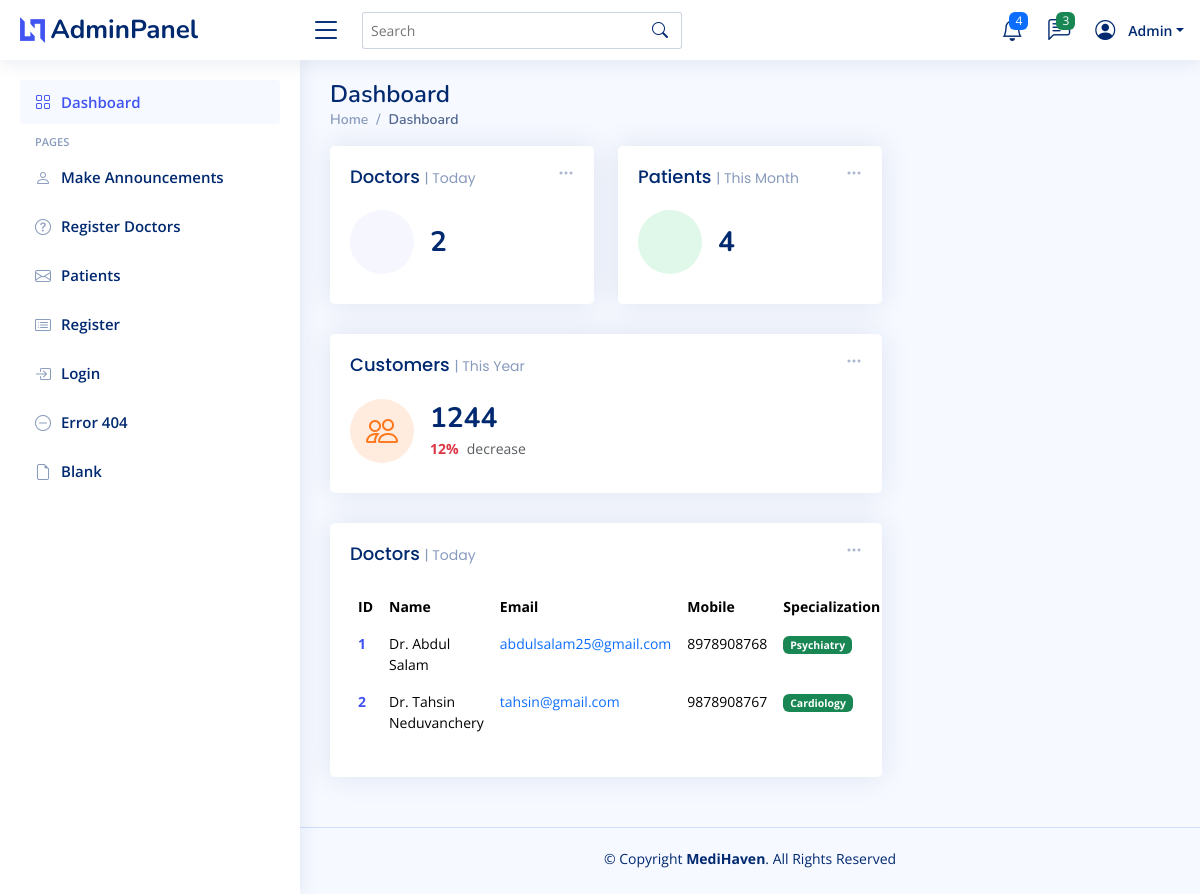
/adminuser/adminuser/, run on the app's committed database.
### adminapp/models.py (models this page shows, shortened)
class Doctor(models.Model):
    name = models.CharField(max_length=100)
    email = models.EmailField(unique=True)
    phone_number = models.CharField(max_length=15)
    specialization = models.CharField(max_length=100)
    profile_image = models.ImageField(upload_to='doctor_images/', null=True, blank=True)
    password = models.CharField(max_length=128)  # Use 128 for compatibility with hashed passwords

### adminapp/views.py (the view)
# urls.py: path('adminuser/',views.adminuser,name='adminuser'),
def adminuser(request):
    doctors = Doctor.objects.all()
    patients = Patientregister.objects.all()
    patient_count = patients.count()
    doctor_count = doctors.count()
    context = {
        'doctors': doctors,
        'doctor_count': doctor_count,
        'patients': patients,
        'patient_count': patient_count,
    }
    return render(request,'admin/index.html',context)

### templates/admin/index.html (shortened to what this page needs)
<!DOCTYPE html>
{% load static %}
<html lang="en">
<head>
    <link href="{% static 'template2/assets/vendor/bootstrap/css/bootstrap.min.css' %}" rel="stylesheet">
    <link href="{% static 'template2/assets/vendor/bootstrap-icons/bootstrap-icons.css' %}" rel="stylesheet">
    <link href="{% static 'template2/assets/vendor/boxicons/css/boxicons.min.css' %}" rel="stylesheet">
    <link href="{% static 'template2/assets/vendor/quill/quill.snow.css' %}" rel="stylesheet">
    <link href="{% static 'template2/assets/vendor/quill/quill.bubble.css' %}" rel="stylesheet">
    <link href="{% static 'template2/assets/vendor/remixicon/remixicon.css' %}" rel="stylesheet">
    <link href="{% static 'template2/assets/vendor/simple-datatables/style.css' %}" rel="stylesheet">
    <link href="{% static 'template2/assets/css/style.css' %}" rel="stylesheet">
</head>
<body>
<header id="header" class="header fixed-top d-flex align-items-center">
    <div class="d-flex align-items-center justify-content-between">
        <a href="{% url 'adminuser' %}" class="logo d-flex align-items-center">
            <img src="{% static 'template2/assets/img/logo.png' %}" alt="">
            <span class="d-none d-lg-block">AdminPanel</span>
        </a>
        <i class="bi bi-list toggle-sidebar-btn"></i>
    </div>
    <div class="search-bar">
        <form class="search-form d-flex align-items-center" method="POST" action="#">
            <input type="text" name="query" placeholder="Search" title="Enter search keyword">
            <button type="submit" title="Search"><i class="bi bi-search"></i></button>
        </form>
    </div>
    <nav class="header-nav ms-auto">
        <ul class="d-flex align-items-center">
            <li class="nav-item dropdown">
                <a class="nav-link nav-icon" href="#" data-bs-toggle="dropdown">
                    <i class="bi bi-bell"></i>
                    <span class="badge bg-primary badge-number">4</span>
                </a>
            </li>
            <li class="nav-item dropdown">
                <a class="nav-link nav-icon" href="#" data-bs-toggle="dropdown">
                    <i class="bi bi-chat-left-text"></i>
                    <span class="badge bg-success badge-number">3</span>
                </a>
            </li>
            <li class="nav-item dropdown pe-3">
                <a class="nav-link nav-profile d-flex align-items-center pe-0" href="#" data-bs-toggle="dropdown">
                    <i class="bi bi-person-circle" style="font-size:20px; margin-right:5px;"></i>
                    <span class="d-none d-md-block dropdown-toggle ps-2">Admin</span>
                </a>
            </li>
        </ul>
    </nav>
</header>
<aside id="sidebar" class="sidebar">
    <ul class="sidebar-nav" id="sidebar-nav">
        <li class="nav-item">
            <a class="nav-link " href="{% url 'adminuser' %}">
                <i class="bi bi-grid"></i>
                <span>Dashboard</span>
            </a>
        </li>
        <li class="nav-heading">Pages</li>
        <li class="nav-item">
            <a class="nav-link collapsed" href="{% url 'announcements' %}">
                <i class="bi bi-person"></i>
                <span>Make Announcements</span>
            </a>
        </li>
        <li class="nav-item">
            <a class="nav-link collapsed" href="{% url 'register-doctor' %}">
                <i class="bi bi-question-circle"></i>
                <span>Register Doctors</span>
            </a>
        </li>
        <li class="nav-item">
            <a class="nav-link collapsed" href="{% url 'patient-view' %}">
                <i class="bi bi-envelope"></i>
                <span>Patients</span>
            </a>
        </li>
        <li class="nav-item">
            <a class="nav-link collapsed" href="pages-register.html">
                <i class="bi bi-card-list"></i>
                <span>Register</span>
            </a>
        </li>
        <li class="nav-item">
            <a class="nav-link collapsed" href="pages-login.html">
                <i class="bi bi-box-arrow-in-right"></i>
                <span>Login</span>
            </a>
        </li>
        <li class="nav-item">
            <a class="nav-link collapsed" href="pages-error-404.html">
                <i class="bi bi-dash-circle"></i>
                <span>Error 404</span>
            </a>
        </li>
        <li class="nav-item">
            <a class="nav-link collapsed" href="pages-blank.html">
                <i class="bi bi-file-earmark"></i>
                <span>Blank</span>
            </a>
        </li>
    </ul>
</aside>
<main id="main" class="main">
    <div class="pagetitle">
        <h1>Dashboard</h1>
        <nav>
            <ol class="breadcrumb">
                <li class="breadcrumb-item"><a href="{% url 'adminuser' %}">Home</a></li>
                <li class="breadcrumb-item active">Dashboard</li>
            </ol>
        </nav>
    </div>
    <section class="section dashboard">
        <div class="row">
            <div class="col-lg-8">
                <div class="row">
                    <div class="col-xxl-4 col-md-6">
                        <div class="card info-card sales-card">
                            <div class="filter">
                                <a class="icon" href="#" data-bs-toggle="dropdown"><i class="bi bi-three-dots"></i></a>
                            </div>
                            <div class="card-body">
                                <h5 class="card-title">Doctors <span>| Today</span></h5>
                                <div class="d-flex align-items-center">
                                    <div class="card-icon rounded-circle d-flex align-items-center justify-content-center">
                                    </div>
                                    <div class="ps-3">
                                        <h6>{{ doctor_count }}</h6>
                                    </div>
                                </div>
                            </div>
                        </div>
                    </div>
                    <div class="col-xxl-4 col-md-6">
                        <div class="card info-card revenue-card">
                            <div class="filter">
                                <a class="icon" href="#" data-bs-toggle="dropdown"><i class="bi bi-three-dots"></i></a>
                            </div>
                            <div class="card-body">
                                <h5 class="card-title">Patients <span>| This Month</span></h5>
                                <div class="d-flex align-items-center">
                                    <div class="card-icon rounded-circle d-flex align-items-center justify-content-center">
                                    </div>
                                    <div class="ps-3">
                                        <h6>{{patient_count}}</h6>
                                    </div>
                                </div>
                            </div>
                        </div>
                    </div>
                    <div class="col-xxl-4 col-xl-12">
                        <div class="card info-card customers-card">
                            <div class="filter">
                                <a class="icon" href="#" data-bs-toggle="dropdown"><i class="bi bi-three-dots"></i></a>
                            </div>
                            <div class="card-body">
                                <h5 class="card-title">Customers <span>| This Year</span></h5>
                                <div class="d-flex align-items-center">
                                    <div class="card-icon rounded-circle d-flex align-items-center justify-content-center">
                                        <i class="bi bi-people"></i>
                                    </div>
                                    <div class="ps-3">
                                        <h6>1244</h6>
                                        <span class="text-danger small pt-1 fw-bold">12%</span> <span
                                            class="text-muted small pt-2 ps-1">decrease</span>
                                    </div>
                                </div>
                            </div>
                        </div>
                    </div>
                    <div class="col-12">
                        <div class="card recent-sales overflow-auto">
                            <div class="filter">
                                <a class="icon" href="#" data-bs-toggle="dropdown"><i class="bi bi-three-dots"></i></a>
                            </div>
                            {% block doctors %}
                            <div class="card-body">
                                <h5 class="card-title">Doctors <span>| Today</span></h5>
                                <table class="table table-borderless datatable">
                                    <thead>
                                    <tr>
                                        <th scope="col">ID</th>
                                        <th scope="col">Name</th>
                                        <th scope="col">Email</th>
                                        <th scope="col">Mobile</th>
                                        <th scope="col">Specialization</th>
                                    </tr>
                                    </thead>
                                    <tbody>
                                    {% for doctor in doctors %}
                                    <tr>
                                        <th scope="row"><a href="#">{{ forloop.counter }}</a></th>
                                        <td>{{doctor.name}}</td>
                                        <td><a href="#" class="text-primary">{{doctor.email}}</a></td>
                                        <td>{{doctor.phone_number}}</td>
                                        <td><span class="badge bg-success">{{doctor.specialization}}</span></td>
                                    </tr>
                                    {% empty %}
                                    <tr>
                                        <td colspan="5" class="text-center">No doctors registered yet.</td>
                                    </tr>
                                    {% endfor %}
                                    </tbody>
                                </table>
                            </div>
                            {% endblock %}
                        </div>
                    </div>
            </div>
</main>
<footer id="footer" class="footer">
    <div class="copyright">
        &copy; Copyright <strong><span>MediHaven</span></strong>. All Rights Reserved
    </div>
    <div class="credits">
    </div>
</footer>
</body>
</html>

### data on the page
Doctor: name "Dr. Abdul Salam", email "abdulsalam25@gmail.com", phone_number "8978908768", specialization "Psychiatry"
Doctor: name "Dr. Tahsin Neduvanchery", email "tahsin@gmail.com", phone_number "9878908767", specialization "Cardiology"

### other printed values
{{ doctor_count }} "2"
{{ patient_count }} "4"
